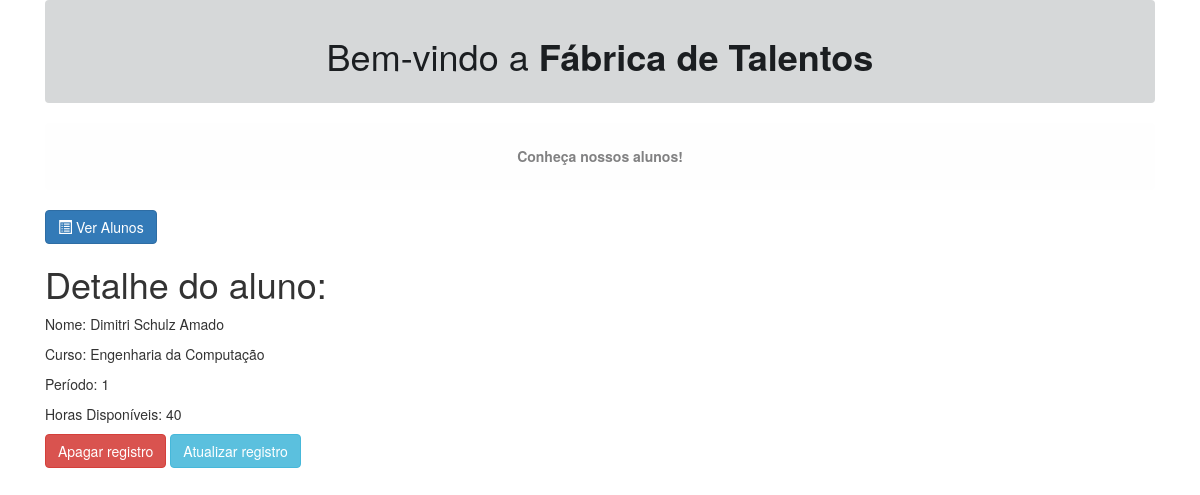
Page /detail/5/ on the committed database.
### cadastros/models.py (models this page shows, shortened)
class Aluno(models.Model):
    nome = models.CharField(max_length=100, default="")
    curso = models.CharField(max_length=40, default="")
    periodo = models.IntegerField(blank=False, default=00)
    horas_disponiveis = models.IntegerField(blank=False, default=00)

### cadastros/views.py (the view)
# urls.py: path('detail/<int:id>/', aluno_detail, name='aluno-detail'),
def aluno_detail(request, id):
    aluno = get_object_or_404(Aluno, pk=id)
    context = {
        'aluno': aluno,
    }
    return render(request, 'cadastros/detalhe_aluno.html', context)

### cadastros/templates/cadastros/detalhe_aluno.html
{% extends 'base.html' %}
{% block conteudo %}
    <a class="btn btn-primary" href="{% url 'aluno-list' %}">
        <span class="glyphicon glyphicon-list-alt"></span> Ver Alunos</a>
    <h1>Detalhe do aluno:</h1>
    <p>Nome: {{ aluno.nome }}</p>
    <p>Curso: {{ aluno.curso|default_if_none:'-' }}</p>
    <p>Período: {{ aluno.periodo }}</p>
    <p>Horas Disponíveis: {{ aluno.horas_disponiveis }}</p>
    <div>
        <a class="btn btn-danger" href="{% url 'aluno-remove' aluno.id %}">Apagar registro</a>
        <a class="btn btn-info" href="{% url 'aluno-edit' aluno.id %}">Atualizar registro</a>
    </div>
{% endblock %}

### rows in the picture
Aluno: nome "Dimitri Schulz Amado", curso "Engenharia da Computação", periodo "1", horas_disponiveis "40"
